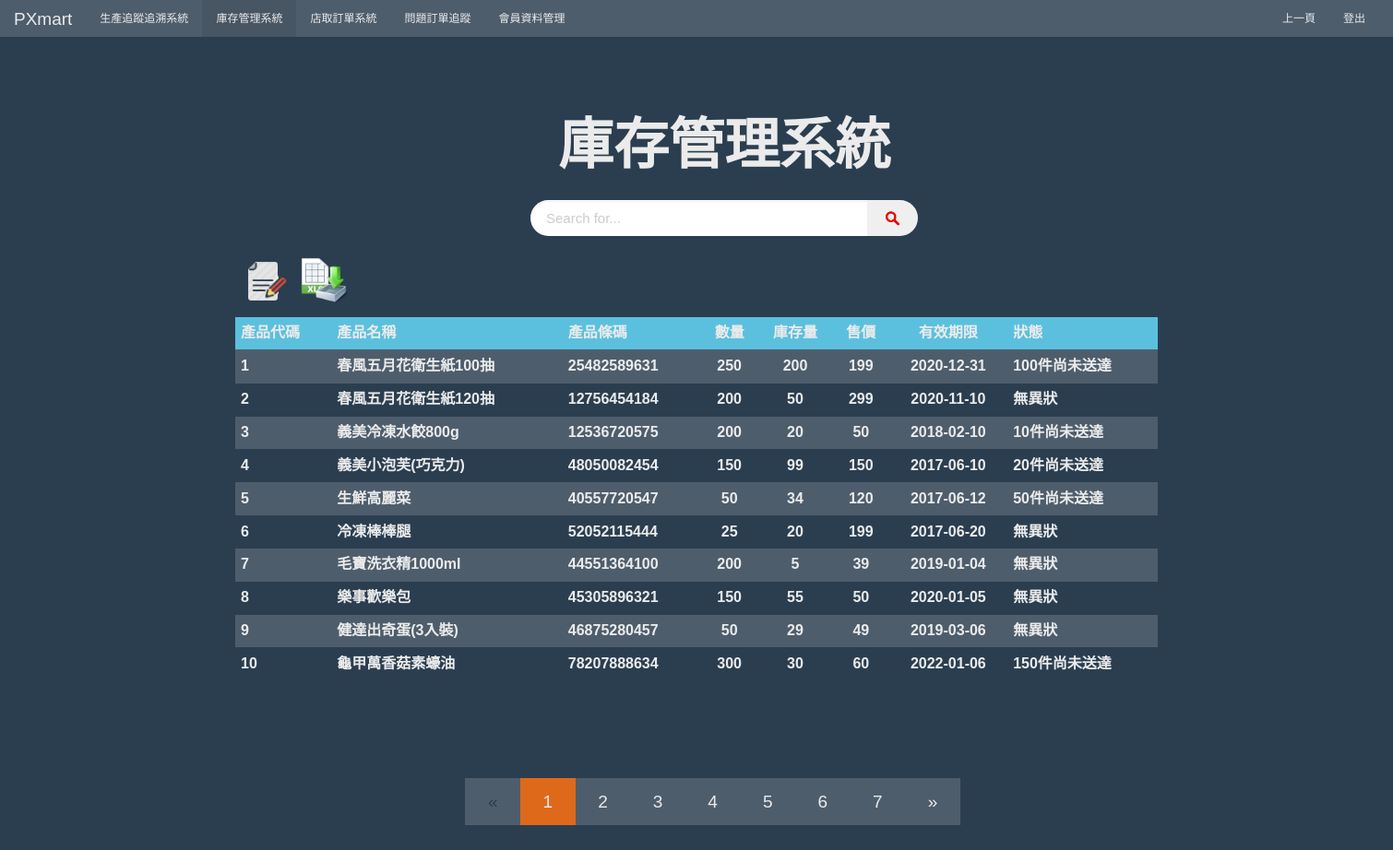
The page /stock.php on the database its author committed.
### stock.php (the view, shortened to what this page needs)
<!DOCTYPE html PUBLIC "-//W3C//DTD XHTML 1.0 Transitional//EN" "http://www.w3.org/TR/xhtml1/DTD/xhtml1-transitional.dtd">
<html xmlns="http://www.w3.org/1999/xhtml">
<head>
</head>
<link rel="stylesheet" href="Bootstrap/Superhero/Superhero.css">
<link rel="stylesheet" href="css/search2.css">
<link rel="stylesheet" href="css/style.css">
<body>
<div id="herader">
	<nav class="navbar navbar-default">
  <div class="container-fluid">
    <div class="navbar-header">
      <a class="navbar-brand">PXmart</a>
    </div>
    <div class="collapse navbar-collapse" id="bs-example-navbar-collapse-1">
      <ul class="nav navbar-nav">
      	<li><a href="track.php">生產追蹤追溯系統</a></li>
        <li class="active"><a href="stock.php">庫存管理系統 <span class="sr-only">(current)</span></a></li>
        <li><a href="Order.php">店取訂單系統</a></li>
        <li><a href="#">問題訂單追蹤</a></li>
          <li><a href="member.php">會員資料管理</a></li>
      </ul>
      <ul class="nav navbar-nav navbar-right">
        <li><a href="system.php">上一頁</a></li>
         <li><a href="index.php">登出</a></li>
      </ul>
    </div>
  </div>
</nav>
</div>
<div id="wrap">
    <div id="Stitle">
     <h3>庫存管理系統</h3>
      <div class="row">
  <div class="col-lg-6">
    <div class="input-group">
      <input type="text" class="form-control SearchBar" placeholder="Search for...">
      <span class="input-group-btn">
        <button class="btn btn-defaul SearchButton" type="button">
        	<img src="img/search-icon.png" width="21" height="21" >
        </button>
      </span>
    </div>
  </div>
</div>
    </div>
    <div id="main2">
<div id="copy"> <ul>
  <li><img src="img/edit-notes.png" width="60" height="58"  alt="編輯資料" ></li>
   <li id="Excel"><img src="img/Excel.png" width="55" height="55"  alt="匯出報表" ></li>
  </ul></div>
     <table class="table table-striped table-hover ">
  <thead>
	  <tr class="info">
      <th>產品代碼</th>
      <th>產品名稱</th>
      <th>產品條碼</th>
      <td align="center">數量</td>
      <td align="center">庫存量</td>
      <td align="center">售價</td>
      <td align="center">有效期限</td>
      <td >狀態</td>
    </tr>
  </thead>
  <tbody>
<?
$sql=" SELECT * FROM `產品` ";
$result = mysql_query($sql) or die('SQL ERROR!!');
while($record = mysql_fetch_array($result) ){
?>
    <tr>
      <td><?=$record['PID']?></td>
      <td><?=$record['Pname']?></td>
      <td><?=$record['Pcode']?></td>
      <td align="center"><?=$record['Pquantity']?></td>
      <td align="center"><?=$record['Pstock']?></td>
      <td align="center"><?=$record['Pprice']?></td>
       <td align="center"><?=$record['Ptime']?></td>
       <td ><?=$record['Pstatus']?></td>
<?
}
?>
    </tr>
  </tbody>
</table>
  </div>
  <div id="main3">
    <p>&nbsp;</p>  <p>&nbsp;</p>
   <ul class="pagination pagination-lg">
  <li class="disabled"><a href="#">&laquo;</a></li>
  <li class="active"><a href="#">1</a></li>
  <li><a href="#">2</a></li>
  <li><a href="#">3</a></li>
    <li><a href="#">4</a></li>
     <li><a href="#">5</a></li>
  <li><a href="#">6</a></li>
    <li><a href="#">7</a></li>
  <li><a href="#">&raquo;</a></li>
</ul>
  </div>
</div>
</body>
</html>

### css/search2.css (style rules this page uses)
.SearchButton { border-radius:20px; }
.SearchBar { border-radius:20px; }
.row { width:900px; margin-bottom:10px; }
.col-lg-6 { margin-left:570px; margin-bottom:20px; margin-top:15px; }

### css/style.css (style rules this page uses)
* { margin:0; padding:0; }
#wrap { width: 1500px; height:850px; margin: 60px auto; }
body { font-family: Arial, 微軟正黑體; -webkit-font-smoothing: antialiased; }
#Stitle { wight:1200px; height:150px; }
#copy { width:280px; height:60px; float:left; margin-bottom:8px; }
h3 { font-size: 4em; font-weight: bold; text-align: center; font-family: inherit; float:left; margin-top:25px; margin-left:600px; }
#main2 { width:1000px; margin-right:250px; font-size:1.5em; float:right; }
#main3 { margin-top:150px; margin-left:500px; }
li { list-style-type:none; float:left; }
#Excel { margin-left:10px; }
ul { display:inline-block; }

### rows shown on the page
產品: PID "1", Pname "春風五月花衛生紙100抽", Pcode "25482589631", Pquantity "250", Pstock "200", Pprice "199", Ptime "2020-12-31", Pstatus "100件尚未送達"
產品: PID "2", Pname "春風五月花衛生紙120抽", Pcode "12756454184", Pquantity "200", Pstock "50", Pprice "299", Ptime "2020-11-10", Pstatus "無異狀"
產品: PID "3", Pname "義美冷凍水餃800g", Pcode "12536720575", Pquantity "200", Pstock "20", Pprice "50", Ptime "2018-02-10", Pstatus "10件尚未送達"
產品: PID "4", Pname "義美小泡芙(巧克力)", Pcode "48050082454", Pquantity "150", Pstock "99", Pprice "150", Ptime "2017-06-10", Pstatus "20件尚未送達"
產品: PID "5", Pname "生鮮高麗菜", Pcode "40557720547", Pquantity "50", Pstock "34", Pprice "120", Ptime "2017-06-12", Pstatus "50件尚未送達"
產品: PID "6", Pname "冷凍棒棒腿", Pcode "52052115444", Pquantity "25", Pstock "20", Pprice "199", Ptime "2017-06-20", Pstatus "無異狀"
產品: PID "7", Pname "毛寶洗衣精1000ml", Pcode "44551364100", Pquantity "200", Pstock "5", Pprice "39", Ptime "2019-01-04", Pstatus "無異狀"
產品: PID "8", Pname "樂事歡樂包", Pcode "45305896321", Pquantity "150", Pstock "55", Pprice "50", Ptime "2020-01-05", Pstatus "無異狀"
產品: PID "9", Pname "健達出奇蛋(3入裝)", Pcode "46875280457", Pquantity "50", Pstock "29", Pprice "49", Ptime "2019-03-06", Pstatus "無異狀"
產品: PID "10", Pname "龜甲萬香菇素蠔油", Pcode "78207888634", Pquantity "300", Pstock "30", Pprice "60", Ptime "2022-01-06", Pstatus "150件尚未送達"
